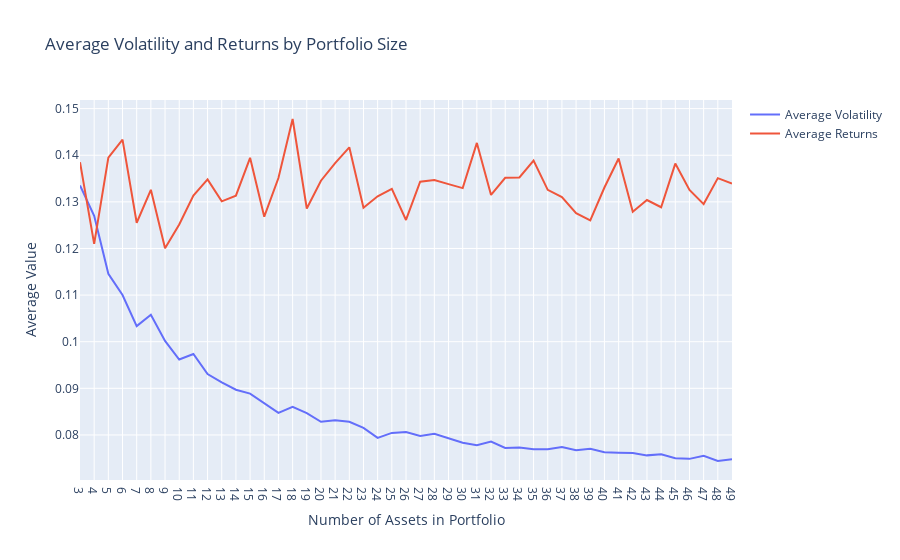

The code cell stored with this chart in its notebook:
### Code cell
rd_portfolio_sizes = [len(portfolio['tickers']) for portfolio in all_portfolios]
rd_volatility = [np.sqrt(portfolio['variance']) for portfolio in all_portfolios]
rd_returns = [portfolio['return'] for portfolio in all_portfolios]

volatility_by_size = defaultdict(list)
for size, vol, ret in zip(rd_portfolio_sizes, rd_volatility, rd_returns):
    volatility_by_size[size].append((vol, ret))

average_volatility = {size: np.mean([v[0] for v in vols]) for size, vols in volatility_by_size.items()}
average_returns = {size: np.mean([v[1] for v in vols]) for size, vols in volatility_by_size.items()}

sorted_sizes = sorted(average_volatility.keys())
sorted_average_vols = [average_volatility[size] for size in sorted_sizes]
sorted_average_rets = [average_returns[size] for size in sorted_sizes]

fig = go.Figure()
fig.add_trace(go.Scatter(
    x=sorted_sizes,
    y=sorted_average_vols,
    mode='lines',
    name='Average Volatility'
))
fig.add_trace(go.Scatter(
    x=sorted_sizes,
    y=sorted_average_rets,
    mode='lines',
    name='Average Returns'
))

fig.update_layout(
    title='Average Volatility and Returns by Portfolio Size',
    xaxis_title='Number of Assets in Portfolio',
    yaxis_title='Average Value',
    xaxis=dict(type='category'),
)

fig.show()

### Figure 1 — Plotly figure (JSON) as saved in the notebook; plotly's stock layout.template omitted (floating-point values rounded to 4 significant figures)
{"data": [{"mode": "lines", "name": "Average Volatility", "type": "scatter", "x": [3, 4, 5, 6, 7, 8, 9, 10, 11, 12, 13, 14, 15, 16, 17, 18, 19, 20, 21, 22, 23, 24, 25, 26, 27, 28, 29, 30, 31, 32, 33, 34, 35, 36, 37, 38, 39, 40, 41, 42, 43, 44, 45, 46, 47, 48, 49], "y": [0.1335, 0.127, 0.1146, 0.11, 0.1034, 0.1058, 0.1002, 0.09617, 0.09737, 0.09305, 0.09127, 0.0897, 0.08887, 0.08681, 0.08475, 0.08601, 0.08466, 0.08281, 0.08317, 0.08282, 0.08151, 0.07937, 0.08043, 0.08064, 0.07979, 0.08025, 0.07921, 0.07834, 0.0778, 0.07856, 0.0772, 0.07728, 0.07692, 0.07693, 0.07739, 0.07671, 0.07702, 0.07627, 0.07618, 0.0761, 0.07562, 0.07584, 0.07499, 0.07487, 0.07551, 0.07441, 0.07479]}, {"mode": "lines", "name": "Average Returns", "type": "scatter", "x": [3, 4, 5, 6, 7, 8, 9, 10, 11, 12, 13, 14, 15, 16, 17, 18, 19, 20, 21, 22, 23, 24, 25, 26, 27, 28, 29, 30, 31, 32, 33, 34, 35, 36, 37, 38, 39, 40, 41, 42, 43, 44, 45, 46, 47, 48, 49], "y": [0.1385, 0.121, 0.1395, 0.1433, 0.1255, 0.1326, 0.12, 0.1252, 0.1313, 0.1348, 0.1301, 0.1313, 0.1394, 0.1268, 0.1351, 0.1478, 0.1286, 0.1345, 0.1383, 0.1417, 0.1287, 0.1312, 0.1328, 0.1261, 0.1343, 0.1347, 0.1338, 0.133, 0.1426, 0.1315, 0.1352, 0.1352, 0.1388, 0.1326, 0.131, 0.1276, 0.126, 0.1331, 0.1393, 0.1279, 0.1304, 0.1288, 0.1382, 0.1326, 0.1295, 0.1351, 0.1339]}], "layout": {"title": {"text": "Average Volatility and Returns by Portfolio Size"}, "xaxis": {"title": {"text": "Number of Assets in Portfolio"}, "type": "category"}, "yaxis": {"title": {"text": "Average Value"}}}}
